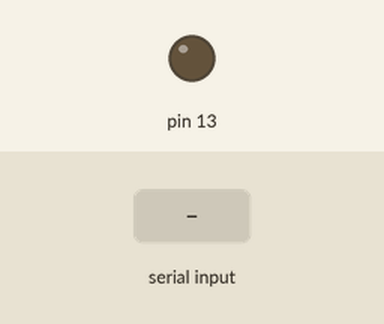
A sketch run on a simulated Arduino Uno, built with avr-gcc and run on an emulated ATmega328P. Shown: output pins drawn as LEDs (lit = HIGH). The test bench sets the inputs (shaded band).

Above: at 1.4 s.
1.5 s: "e" received over Serial
At 2.4 s:
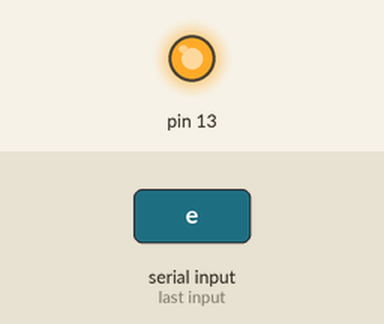
3.0 s: "1" received over Serial
At 3.6 s:
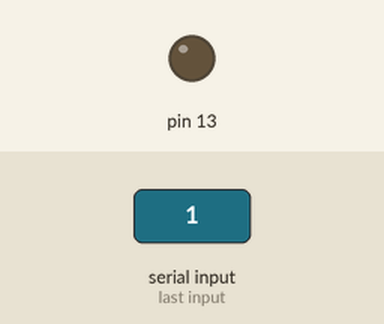
Timing chart, 0 to 6.0 s (numbered marks = the images above; inputs shaded):
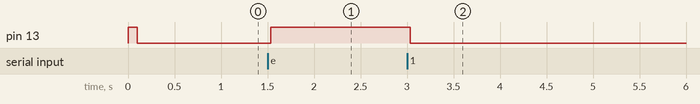

The sketch:

sketch_jan10b.ino
```cpp
void setup() {
  // put your setup code here, to run once:
  pinMode(13, OUTPUT);
  Serial.begin(300);
  digitalWrite(13, 1);
  delay(100);
  digitalWrite(13, 0);
  delay(100);

}

void loop() {
  // put your main code here, to run repeatedly
  if (Serial.available()){
    if (Serial.read() == 'e') {
  digitalWrite(13, 1);

    }else {
  digitalWrite(13, 0);

    }

  }

}
```

Measured:
- after the input at 1.5 s, pin 13: LOW → HIGH at once
- after the input at 3.0 s, pin 13: HIGH → LOW at once
